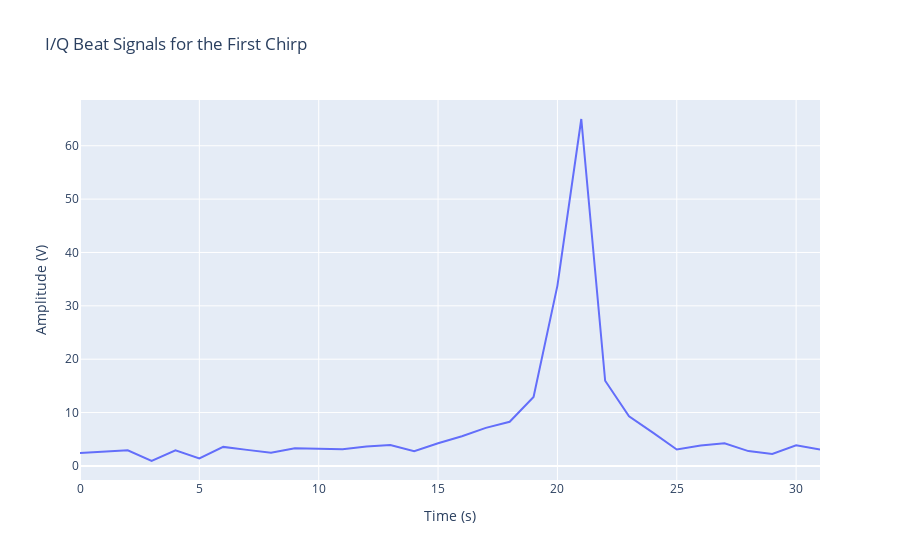

Notebook code for this chart:
### Code cell
fig = go.Figure()

fig.add_trace(go.Scatter(
    y=np.abs(np.fft.fft(range_doppler[:, 209, 33])),
    # y=np.real(data_matrix[0, 0, :]),
    name='I',
))

fig.update_layout(
    title='I/Q Beat Signals for the First Chirp',
    yaxis=dict(title='Amplitude (V)'),
    xaxis=dict(title='Time (s)'),
)

# fig.show()

### Figure 1 — Plotly figure (JSON) as saved in the notebook; plotly's stock layout.template omitted (floating-point values rounded to 4 significant figures)
{"data": [{"name": "I", "type": "scatter", "y": [2.437, 2.641, 2.913, 0.9217, 2.942, 1.406, 3.566, 3.007, 2.452, 3.323, 3.177, 3.136, 3.661, 3.921, 2.761, 4.255, 5.557, 7.126, 8.271, 12.91, 33.8, 65.02, 15.96, 9.295, 6.229, 3.077, 3.847, 4.23, 2.781, 2.229, 3.854, 3.074]}], "layout": {"title": {"text": "I/Q Beat Signals for the First Chirp"}, "xaxis": {"title": {"text": "Time (s)"}}, "yaxis": {"title": {"text": "Amplitude (V)"}}}}
